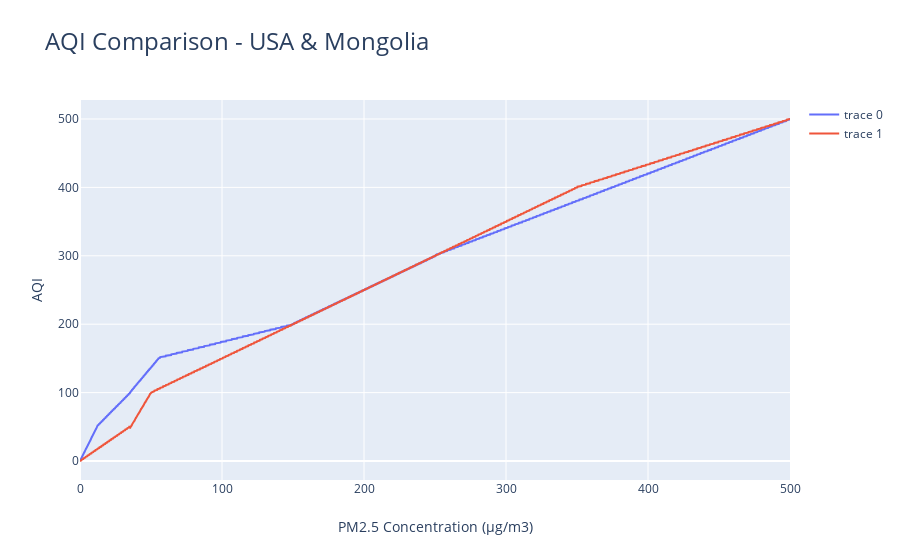

Notebook code for this chart:
### Code cell
fig = go.Figure()
fig.add_trace(go.Scatter(x=aqi_table['concentration'], y=aqi_table['aqi_us'], mode='lines'))
fig.add_trace(go.Scatter(x=aqi_table['concentration'], y=aqi_table['aqi_mn'], mode='lines'))
fig.update_layout(title='AQI Comparison - USA & Mongolia',
                 xaxis_title='PM2.5 Concentration (µg/m3)',
                 yaxis_title='AQI',
                 titlefont_size=22
                 )
fig.show()

### Figure 1 — Plotly figure (JSON) as saved in the notebook; plotly's stock layout.template omitted (floating-point values rounded to 4 significant figures; data arrays with more than 128 entries replaced by an {"elided": "..."} marker saying what was removed)
{"data": [{"mode": "lines", "type": "scatter", "x": {"elided": "5001 float values"}, "y": {"elided": "5001 int values"}}, {"mode": "lines", "type": "scatter", "x": {"elided": "5001 float values"}, "y": {"elided": "5001 int values"}}], "layout": {"autosize": true, "title": {"font": {"size": 24}, "text": "AQI Comparison - USA & Mongolia"}, "xaxis": {"autorange": true, "range": [0, 500], "title": {"text": "PM2.5 Concentration (µg/m3)"}, "type": "linear"}, "yaxis": {"autorange": true, "range": [-27.78, 527.8], "title": {"text": "AQI"}, "type": "linear"}}}
